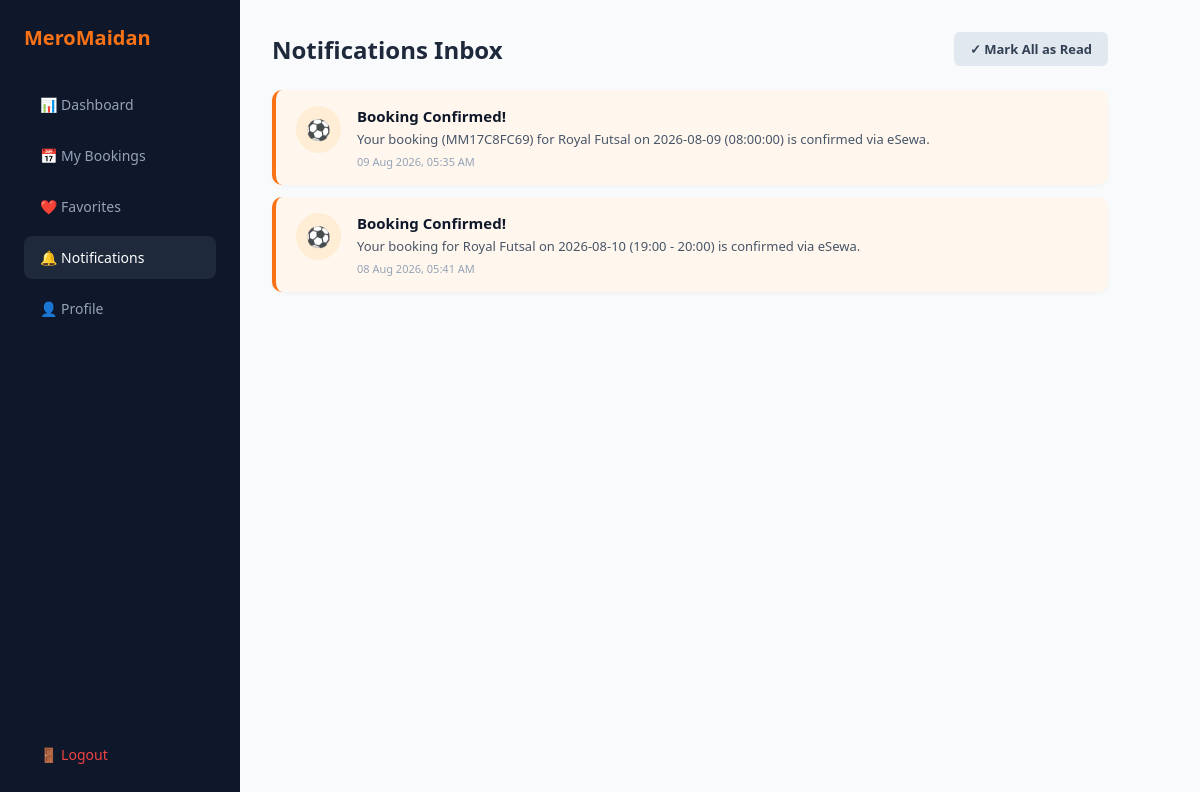
The app's page /player/notifications.php (signed in) with its own data.
### tables this page shows
CREATE TABLE `notifications` (
  `id` int(11) NOT NULL AUTO_INCREMENT,
  `user_id` int(11) DEFAULT NULL,
  `role` enum('player','owner','superadmin') NOT NULL,
  `tenant_id` int(11) DEFAULT NULL,
  `title` varchar(255) NOT NULL,
  `message` text NOT NULL,
  `type` enum('booking','payment','system','maintenance') DEFAULT 'booking',
  `is_read` tinyint(1) DEFAULT 0,
  `created_at` timestamp NOT NULL DEFAULT current_timestamp(),
  PRIMARY KEY (`id`)
);

### player/notifications.php (the view, shortened to what this page needs)
<?php
$db = getDB();
$playerId = $_SESSION['player_id'];
$stmt = $db->prepare("SELECT * FROM notifications WHERE user_id = ? AND role = 'player' ORDER BY created_at DESC");
$stmt->execute([$playerId]);
$notifications = $stmt->fetchAll();
?>
<!DOCTYPE html>
<html lang="en">
<head>
</head>
<body>
<div class="sidebar">
  <h2>MeroMaidan</h2>
  <a href="index.php" class="nav-item">📊 Dashboard</a>
  <a href="bookings.php" class="nav-item">📅 My Bookings</a>
  <a href="favorites.php" class="nav-item">❤️ Favorites</a>
  <a href="notifications.php" class="nav-item active">🔔 Notifications</a>
  <a href="profile.php" class="nav-item">👤 Profile</a>
  <a href="../auth/logout.php" class="nav-item" style="margin-top:auto; color:#ef4444;">🚪 Logout</a>
</div>
<div class="main-content">
  <div class="page-header">
    <h1 class="page-title">Notifications Inbox</h1>
    <form method="post"><input type="hidden" name="csrf_token" value="<?=csrfToken()?>"><input type="hidden" name="action" value="mark_all"><button class="btn-read-all" style="border:0;cursor:pointer">✓ Mark All as Read</button></form>
  </div>
  <div class="notif-list">
    <?php if (empty($notifications)): ?>
      <div style="background:white; padding:40px; text-align:center; border-radius:12px; color:#64748b;">
        🔔 No notifications found.
      </div>
    <?php else: ?>
      <?php foreach ($notifications as $n): ?>
        <div class="notif-card <?= $n['is_read'] ? 'read' : 'unread' ?>">
          <div class="notif-icon">
            <?= $n['type'] === 'payment' ? '💳' : ($n['type'] === 'booking' ? '⚽' : '📢') ?>
          </div>
          <div class="notif-body">
            <h4><?= htmlspecialchars($n['title']) ?></h4>
            <p><?= htmlspecialchars($n['message']) ?></p>
            <div class="notif-time"><?= date('d M Y, h:i A', strtotime($n['created_at'])) ?></div>
          </div>
        </div>
      <?php endforeach; ?>
    <?php endif; ?>
  </div>
</div>
</body>
</html>

### player/notifications.php (style rules this page uses)
* { box-sizing: border-box; margin: 0; padding: 0; font-family: 'Segoe UI', system-ui, sans-serif; }
body { background: #f8fafc; color: #1e293b; display: flex; min-height: 100vh; }
.sidebar { width: 240px; background: #0f172a; color: white; padding: 24px; display: flex; flex-direction: column; gap: 8px; }
.sidebar h2 { font-size: 20px; font-weight: 800; color: #f97316; margin-bottom: 24px; }
.nav-item { padding: 12px 16px; border-radius: 8px; color: #94a3b8; text-decoration: none; font-size: 14px; font-weight: 500; }
.nav-item:hover, .nav-item.active { background: #1e293b; color: white; }
.main-content { flex: 1; padding: 32px; max-width: 900px; }
.page-header { display: flex; justify-content: space-between; align-items: center; margin-bottom: 24px; }
.page-title { font-size: 24px; font-weight: 800; }
.btn-read-all { background: #e2e8f0; color: #334155; padding: 8px 16px; border-radius: 6px; text-decoration: none; font-size: 13px; font-weight: 600; }
.notif-list { display: flex; flex-direction: column; gap: 12px; }
.notif-card { background: white; border-radius: 10px; padding: 16px 20px; border-left: 4px solid #f97316; box-shadow: 0 2px 5px rgba(0,0,0,0.03); display: flex; gap: 16px; align-items: flex-start; }
.notif-card.unread { background: #fff7ed; border-left-color: #f97316; }
.notif-icon { font-size: 20px; background: #ffedd5; padding: 10px; border-radius: 50%; }
.notif-body h4 { font-size: 15px; color: #0f172a; margin-bottom: 4px; }
.notif-body p { font-size: 13px; color: #475569; line-height: 1.4; }
.notif-time { font-size: 11px; color: #94a3b8; margin-top: 6px; }

### records on screen
notifications: title "Booking Confirmed!", message "Your booking (MM17C8FC69) for Royal Futsal on 2026-08-09 (08:00:00) is confirmed via eSewa.", created_at "09 Aug 2026, 05:35 AM"
notifications: title "Booking Confirmed!", message "Your booking for Royal Futsal on 2026-08-10 (19:00 - 20:00) is confirmed via eSewa.", created_at "08 Aug 2026, 05:41 AM"
